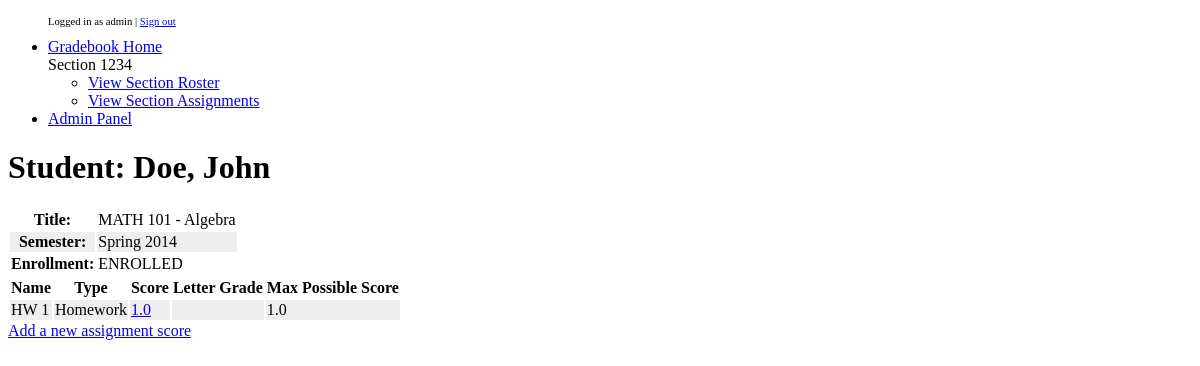
Screenshot of /grades/1/roster/314159/ (signed in) with the database file from the repository.
### grades/models.py (models this page shows, shortened)
class Section(models.Model):
	course=models.ForeignKey(Course,blank=False,on_delete=models.PROTECT)
	number=models.CharField(max_length=10,blank=False)
	semester=models.ForeignKey(Semester,blank=False,on_delete=models.PROTECT)
	def __unicode__(self):
                return unicode(self.number) + ' (' + unicode(self.course) + ' - ' + unicode(self.semester) + ')'

class Student(models.Model):
	id=models.IntegerField(primary_key=True,unique=True,blank=False)
	last_name=models.CharField(max_length=50,blank=False)
	first_name=models.CharField(max_length=50,blank=False)
	middle_name=models.CharField(max_length=20,null=True,blank=True)
	nick_name=models.CharField(max_length=50,null=True,blank=True)
	phone=models.CharField(max_length=50,null=True,blank=True)
	email=models.CharField(max_length=200,null=True,blank=True)
	suffix=models.CharField(max_length=10,null=True,blank=True)
	def __unicode__(self):
                return self.last_name + ', ' + self.first_name + ' (' + unicode(self.id) + ')'

class Course(models.Model):
	title=models.TextField(blank=False)
	number=models.IntegerField(unique=True,blank=False)
        department=models.ForeignKey(Department,blank=False,on_delete=models.PROTECT)
	def __unicode__(self):
                return self.department.name+' '+unicode(self.number) + ' - ' + self.title

class Department(models.Model):
        name=models.CharField(max_length=10,primary_key=True,unique=True,blank=False)
        long_name=models.CharField(max_length=50,null=True,blank=True)

class Semester(models.Model):
	name=models.CharField(max_length=10,blank=False)
	year=models.IntegerField(blank=False)
	def __unicode__(self):
                return self.name + ' ' + unicode(self.year)

class Roster(models.Model):
	section=models.ForeignKey(Section,blank=False,on_delete=models.PROTECT)
	student=models.ForeignKey(Student,blank=False,on_delete=models.PROTECT)
	enrollment_status=models.ForeignKey(EnrollmentStatus,blank=False,on_delete=models.PROTECT)
	def __unicode__(self):
                return unicode(self.section) + '/' + unicode(self.student)
        class Meta:
                unique_together=('section','student')

class EnrollmentStatus(models.Model):
	description=models.CharField(max_length=20,unique=True,blank=False)
	def __unicode__(self):
                return self.description

class AssignmentScore(models.Model):
	student=models.ForeignKey(Student,blank=False,on_delete=models.PROTECT)
	assignment=models.ForeignKey(Assignment,blank=False,on_delete=models.PROTECT)
	score=models.FloatField(null=True,blank=True)
        def get_letter_grade(self):
                return ""
	def __unicode__(self):
                return 'Assignment: '+unicode(self.assignment) + ', Student: ' + unicode(self.student)
        class Meta:
                unique_together=('student','assignment')

class Assignment(models.Model):
	section=models.ForeignKey(Section,blank=False,on_delete=models.PROTECT)
	name=models.CharField(max_length=50,blank=False)
	max_value=models.FloatField(default=100)
        assign_date=models.DateField(null=True,blank=True)
        due_date=models.DateField(null=True,blank=True)
	assignment_type=models.ForeignKey(AssignmentType,blank=False,on_delete=models.PROTECT)
        a_cutoff=models.FloatField(null=True,blank=True)
        b_cutoff=models.FloatField(null=True,blank=True)
        c_cutoff=models.FloatField(null=True,blank=True)
        d_cutoff=models.FloatField(null=True,blank=True)
	def __unicode__(self):
                return self.name + ' (Section ' + self.section.number +')'
        class Meta:
                unique_together=('section','name')

class AssignmentType(models.Model):
	description=models.TextField(unique=True,blank=False)
	def __unicode__(self):
                return self.description

### grades/views.py (the view)
# urls.py: url(r'^(?P<section_id>\d+)/roster/(?P<student_id>\d+)/$', views.roster_student, name='roster_student'),
@login_required
def roster_student(request,section_id,student_id):
    section = get_object_or_404(Section,pk=section_id)
    assignment_scores = list(AssignmentScore.objects.filter(student=student_id))
    student = get_object_or_404(Student,pk=student_id)
    roster = get_object_or_404(Roster,student=student_id,section=section_id)
    return render(request, 'grades/roster/roster_student.html', {'assignment_scores': assignment_scores,'section': section,'student':student,'roster':roster})

### grades/templates/grades/roster/roster_student.html (shortened to what this page needs)
{% extends "base_generic.html" %}
{% block content %}
<h1>Student: {{ student.last_name }}, {{student.first_name}} {{student.middle_name|default:""}}</h1>
{% if section %}
<table>
  <tr><th>Title:     </th><td>{{section.course}}</td></tr>
  <tr><th>Semester:  </th><td>{{section.semester}}</td></tr>
  <tr><th>Enrollment:</th><td>{{roster.enrollment_status}}</td></tr>
</table>
{% else %}
    <p>Section not available.</p>
{% endif %}
{% if assignment_scores %}
<table class="table table-striped table-condensed">
  <tr>
    <th>Name</th>
    <th>Type</th>
    <th><span data-tooltip class="has-tip" title="Edit the score in the admin panel.">Score</span></th>
    <th>Letter Grade</th>
    <th>Max Possible Score</th>
  </tr>
    {% for assignment in assignment_scores %}
    {% ifequal assignment.assignment.section section %}
    <tr>
        <td>{{assignment.assignment.name}}</dt>
        <td>{{assignment.assignment.assignment_type}}</td>
        <td><a href="{% url 'admin:index' %}grades/assignmentscore/{{assignment.id}}/">{{assignment.score}}</a></td>
	<td>{{assignment.get_letter_grade}}</td>
        <td>{{assignment.assignment.max_value}}</td>
    </tr>
    {% endifequal %}
    {% endfor %}
</table>
{% else %}
    <p>No assignment scores are available.</p>
{% endif %}
    <a href="{% url 'admin:index' %}grades/assignmentscore/add/?student={{student.id}}">Add a new assignment score</a>
{% endblock %}
{% block local_sidebar %}
Section {{section.number}}
<ul>
<li><a href="{% url 'grades:roster' section.id %}">View Section Roster</a></li>
<li><a href="{% url 'grades:assignments' section.id %}">View Section Assignments</a></li>
</ul>
{% endblock %}

### grades/templates/base_generic.html (shortened to what this page needs)
{% load static %}
{% load foundation_tags %}
<!doctype html>
<html lang="en">
<head>
  {% block css %}
    <link rel="stylesheet" href="{% static "grades/style.css" %}" />
  {% endblock css %}
</head>
<body {% block body_attr %}{% endblock body_attr %}>
  {% block base_body %}
  <div class="row">
    <div class="small-2 large-2 columns">
      <div role="complementary" class="bs-sidebar hidden-print affix">
	<ul class="side-nav">
	  <p class="login-text">
	    {% if user.is_authenticated %}
	      Logged in as {{ user.username }} | <a href="{% url 'logout' %}?next={{ request.get_full_path|urlencode }}">Sign out</a>
	    {% else %}
	      Logged out | <a href="{% url 'login' %}?next={{ request.get_full_path|urlencode }}">Sign in</a>
	    {% endif %}
	  </p>
	  {% block full_sidebar %}
	  <li>
	    <a href="{% url 'grades:section_index' %}">Gradebook Home</a>
	  </li>
	  {% block local_sidebar %}
	  {% endblock %}
	  <li><a href="{% url 'admin:index' %}grades/">Admin Panel</a></li>
	  {% endblock %}
	</ul>
      </div>
    </div>
    <div class="small-10 large-10 columns">
      <div id="content" class="content">
        {% block content %}No content defined!{% endblock %}
      </div>
    </div>
  </div>
  {% endblock base_body %}
</body>
</html>

### grades/static/grades/style.css (style rules this page uses)
.login-text { font-size:8pt; }
.row { max-width:100%; }
table tr.even, table tr.alt, table tr:nth-of-type(2n) { background: none repeat scroll 0 0 #eee; }

### rows the page displays
Section: number "1234", course "MATH 101 - Algebra", semester "Spring 2014"
Student: last_name "Doe", first_name "John"
Roster: enrollment_status "ENROLLED"
AssignmentScore: assignment.name "HW 1", assignment.assignment_type "Homework", score "1.0", assignment.max_value "1.0"

### other values shown
{{ user.username }} "admin"
